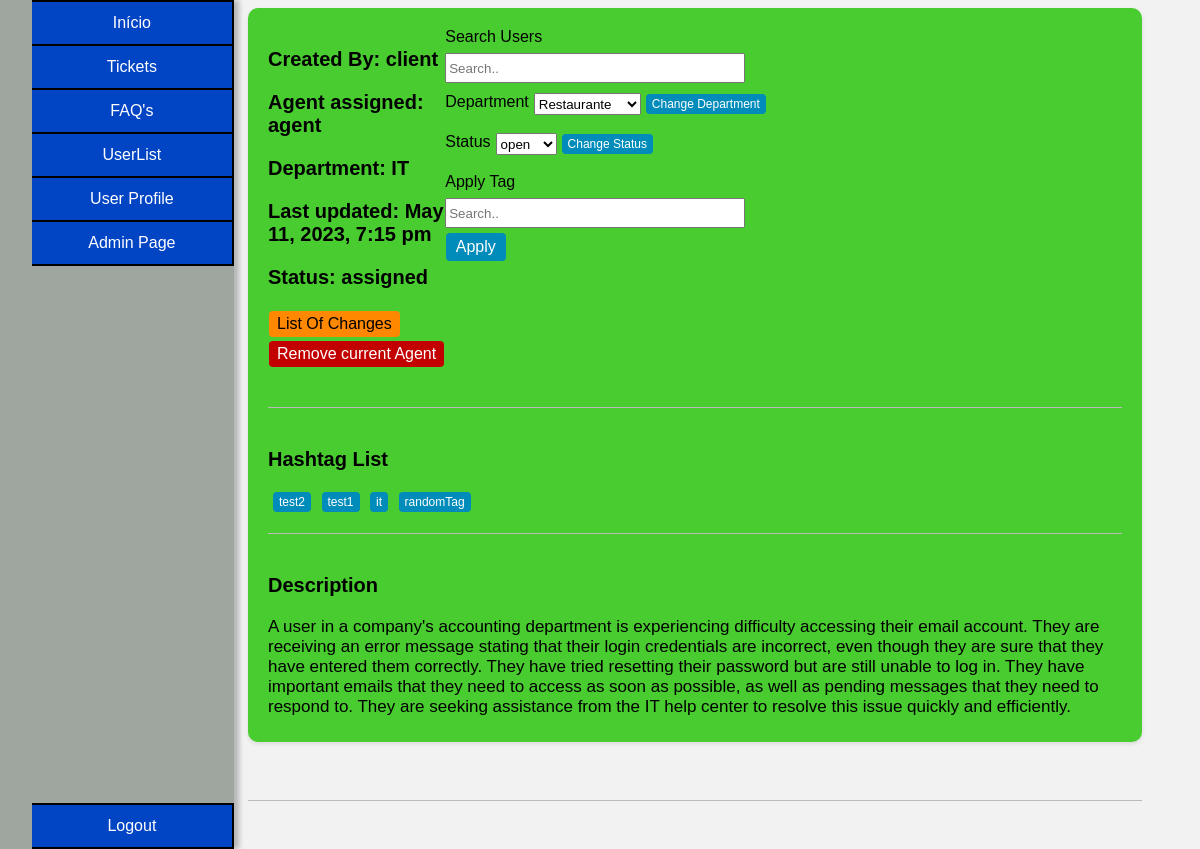
The page /pages/ticket_page.php?ticket_id=1 (signed in) on the database as committed earlier.
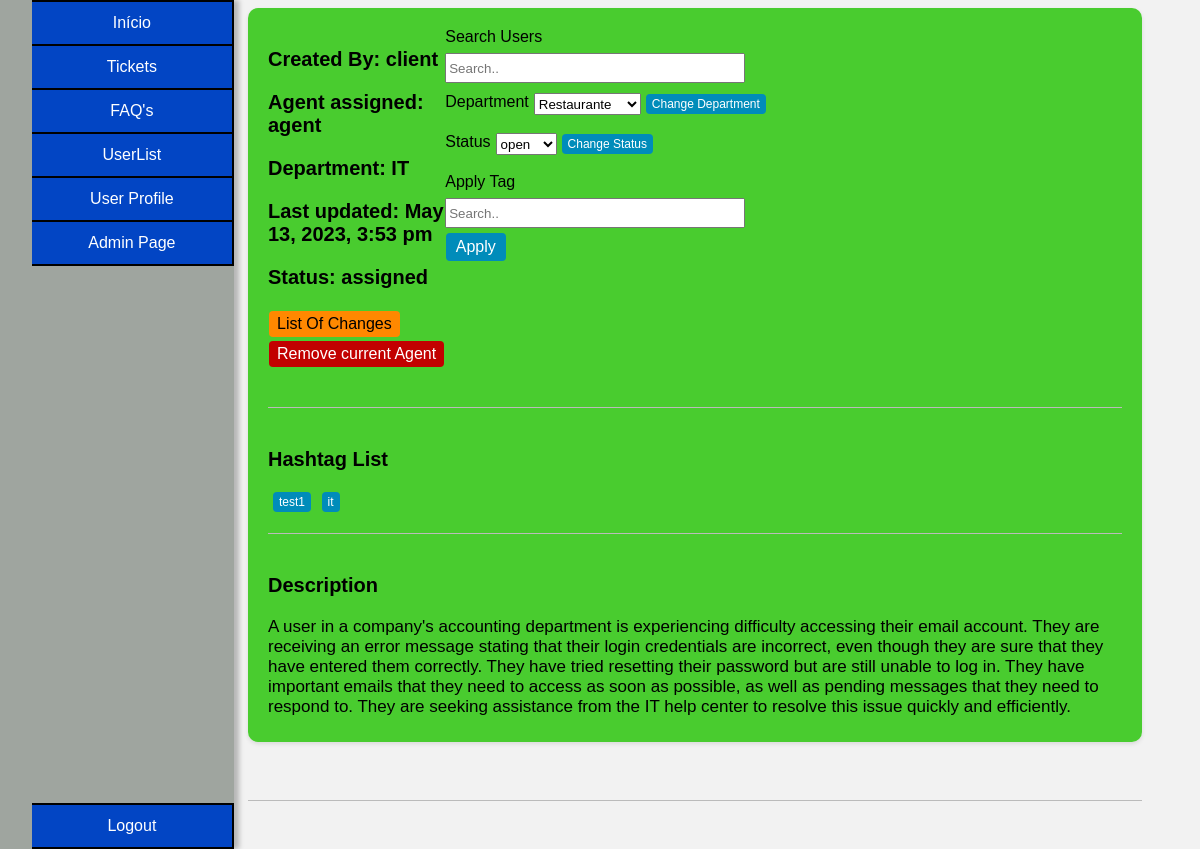
The same page on the database as committed later.
### tables this page shows
CREATE TABLE tickets(
    id INTEGER PRIMARY KEY,
    department_id INTEGER,
    client_id INTEGER,
    agent_id INTEGER,
    subject VARCHAR(200) NOT NULL,
    description TEXT NOT NULL,
    status VARCHAR(10) CHECK(status = 'open' or status = 'assigned' or status = 'closed') NOT NULL,
    priority VARCHAR(10) CHECK(priority = 'low' or priority = 'medium' or priority ='high') NOT NULL,
    created_at DATETIME NOT NULL,
    updated_at DATETIME,
    FOREIGN KEY (department_id) REFERENCES department(id),
    FOREIGN KEY (client_id) REFERENCES user(id),
    FOREIGN KEY (agent_id) REFERENCES user(id)
);

CREATE TABLE hashtags (
  id INTEGER PRIMARY KEY,
  hashtag VARCHAR(50) NOT NULL
);

### utils/functions.php (called while the page is built, shortened)
<?php
function searchUser($id){
    $db = getDatabaseConnection();
    $stmt = $db->prepare('SELECT * FROM user WHERE id = ?');
    $stmt->execute(array($id));
    return $stmt->fetch();
}
function getTagsFromTicket($ticketId){
    $db = getDatabaseConnection();
    $stmt = $db->prepare('SELECT hashtags.* FROM tickets JOIN ticket_hashtags ON tickets.id = ticket_hashtags.ticket_id
                                            JOIN hashtags ON hashtags.id = ticket_hashtags.hashtag_id
                                            WHERE tickets.id = ?');
    $stmt->execute(array($ticketId));
    $tags = $stmt->fetchAll();
    return $tags;
}
function searchDepartment($department_id){
    $db = getDatabaseConnection();
    $stmt = $db->prepare('SELECT * FROM department WHERE id = ?');
    $stmt->execute(array($department_id));
    $department = $stmt->fetch();
    return $department;
}
function searchTicket($ticket_id){
    $db = getDatabaseConnection();
    $stmt = $db->prepare('SELECT * FROM tickets WHERE id = ?');
    $stmt->execute(array($ticket_id));
    $ticket = $stmt->fetch();
    return $ticket;
}
?>

### pages/ticket_page.php (the view, shortened to what the changed rows need)
<?php
require_once('../utils/functions.php');
$user = searchUser($_SESSION["user_id"]);
$ticket_to_display = searchTicket($_GET["ticket_id"]);
?>
<!DOCTYPE html>
<html lang="en-US">
<link rel="stylesheet" href="../css/style_index.css">
<link rel="stylesheet" href="../css/ticket_page.css">
   <head>
   </head>
   <body>
    <div class="container_master">
      <div class="content">
        <div class="box">
          <div class="group">
          <div class="info">
            <h3>Created By: <?php $search_user = searchUser($ticket_to_display["client_id"]); echo $search_user["name"]?></h3>
            <h3>Agent assigned: <?php $search_user = searchUser($ticket_to_display["agent_id"]); if($search_user != null){echo $search_user["name"];}else{echo "N/A";}?></h3>
            <h3>Department: <?php $department = searchDepartment($ticket_to_display["department_id"]);if($department != null){echo $department["name"];}else{echo "N/A";}?></h3>
            <h3>Last updated: <?php if($ticket_to_display["updated_at"] == null){echo $ticket_to_display["created_at"];}else{echo $ticket_to_display["updated_at"];} ?></h3>
            <h3>Status: <?php echo $ticket_to_display["status"]; ?></h3>
            <?php if(($user["role"] != "client")):?>
              <div class="changes">
                <button onclick="sendDataTicketList('<?php echo $ticket_to_display['id'] ?>')">List Of Changes</button>
              </div>
              <?php if ($ticket_to_display["status"] != "closed"): ?>
                <div>
                  <form method="POST">
                  </form>
                </div>
                <br>
              <?php endif; ?>
            <?php endif; ?>
          </div>
          </div>
          <div class="tagsList">
            <?php
              $displayTags = getTagsFromTicket($ticket_to_display["id"]);
              if($user["role"] == "client"){
                $html = "";
                foreach($displayTags as $displayTag){
                 $html .= $displayTag["hashtag"] . ", ";
                }
                $html = substr($html,0,-2);
                echo $html;
              }
              else{
                $html = "";
                foreach($displayTags as $displayTag){
                  $html .= '<form method="post">';
                  $html .= '<button type="submit" name="removeTag" value="' . $displayTag["id"] . '">' . $displayTag["hashtag"] . '</button>';
                  $html .= '</form>';
                }
                echo $html;
              }
            ?>
          </div>
          <div class="description">
            <h3>Description</h3>
            <p> <?php echo $ticket_to_display["description"] ?> </p>
          </div>
        </div>
        <br>
      </div>
    </div>
   </body>
</html>

Rows that differ between the two databases and show on the page:
no longer on this page (row unchanged): hashtags: $displayTag["id"] 1 (drawn), hashtag "test2"
no longer on this page (row unchanged): hashtags: $displayTag["id"] 4 (drawn), hashtag "randomTag"
changed tickets "assigned": updated_at "May 11, 2023, 7:15 pm" → "May 13, 2023, 3:53 pm"
